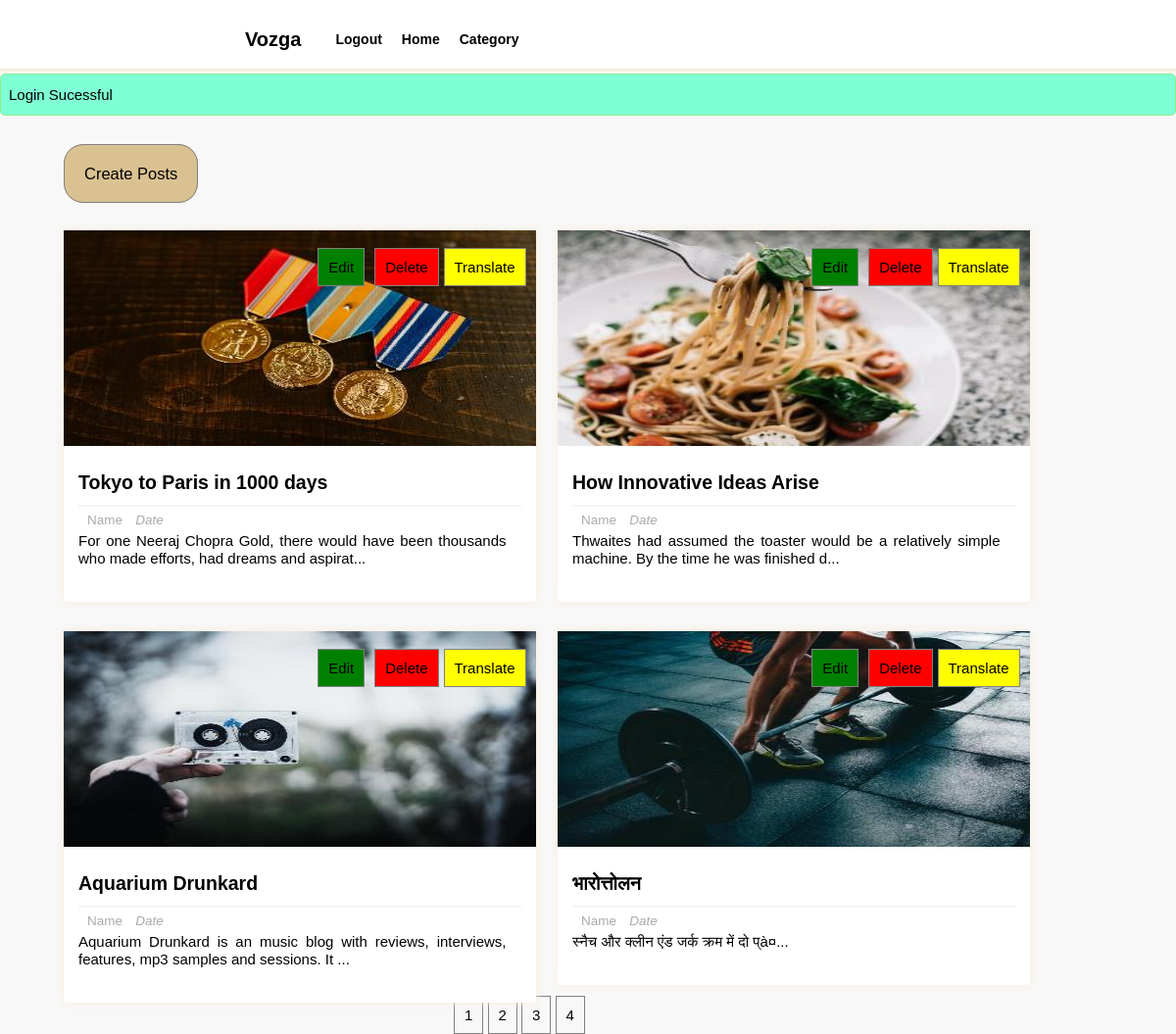
/user_dashboard.php?page=2 (signed in), run on the app's committed database.
### tables this page shows
CREATE TABLE `posts` (
  `p_id` int NOT NULL,
  `dup_id` int NOT NULL,
  `title` varchar(255) NOT NULL,
  `description` longtext NOT NULL,
  `category` varchar(255) NOT NULL,
  `image` varchar(255) NOT NULL,
  `user_id` int NOT NULL,
  `lang_code` varchar(255) NOT NULL
);

### user_dashboard.php (the view, shortened to what this page needs)
<?php
    require_once "includes/login_validate.php";
?>
<html lang="en">
<head>
    <link href="includes/style.css" rel="stylesheet" type="text/css" />
</head>
<body>
<div class="header-wrapper">
<header>
            <div class='logo'>
                <h3>Vozga</h3>
            </div>
            <div class="search-form">
                        <div class="icon">
                        </div>
                    </div>
            <ul class='list'>
                <li><a>Category<i class="fas fa-chevron-down" style="color:black; font-size: 14px; font-weight: 600; padding:5px;"></i></a>
                </li>
                <li><a href='homepage'>Home</a></li>
                <li><a href="includes/logout.php">Logout</a></li>
            </ul>
        </header>
</div>
<?php if(isset($_SESSION['message'])):?>
    <div class="msg <?php echo $_SESSION['type'];?>">
        <li><?php echo $_SESSION['message'];?></li>
    </div>
<?php endif;?>
<div class="manage-posts-admin">
    <div class="admin-manage">
        <ul>
            <li><a href="createpost.php">Create Posts</a></li>
        </ul>
    </div>
    <div class="main-content-admin">
        <?php
            $results_per_page=4;
            $userid=$_COOKIE['cookieuserid'];
            $sql="SELECT * FROM posts WHERE user_id='$userid'";
            $result=mysqli_query($con,$sql);
            $i=0;
            $num_of_result=mysqli_num_rows($result);
            $num_of_pages=ceil($num_of_result/$results_per_page);
            if(!isset($_GET['page'])){
                $page=1;
            }else{
                $page=$_GET['page'];
            }
            $start_limit=($page-1)*$results_per_page;
            $sql="SELECT * FROM posts WHERE user_id='$userid' LIMIT ".$start_limit.','.$results_per_page;
            $result=mysqli_query($con,$sql);
            if(mysqli_num_rows($result) > $i){
                while($row=mysqli_fetch_assoc($result)){
        ?>
        <div class="main-post-admin">
            <?php
                $output_image="images/resized408x220".$row['image'];
                $desc=$row['description'];
                $desc = substr($desc,0,100).'...';
            ?>
            <img class="image" src="<?php echo $output_image;?>", alt="post_image">
            <div class="post-preview-wrapper">
                <a href="single?id=<?php echo $row['p_id'];?>" class="post-title"><?php echo $row['title'];?></a>
                <div class="post-preview">
                    <span class="author-name"><i class="fas fa-user"></i>Name</span>
                    <span class="post-date"><i class="fas fa-calendar-week">Date</i></span>
                    <p class="desc"><?php echo $desc; ?></p>
                </div>
            </div>
            <div class="btns">
                <ul class="edit-delete-btn">
                    <li>
                        <a href="editpost.php?id=<?php echo $row['p_id'];?>" class="btn edit-link">Edit</a>
                    </li>
                    <li>
                        <a href="deletepost.php?del_id=<?php echo  $row['p_id'];?>" class ="btn delete-link" onclick="return confirm('Are you sure you want to delete this?')">Delete</a>
                    </li>
                    <li>
                        <a href="translate.php?id=<?php echo $row['p_id'];?>" class="btn translate-link">Translate</a>
                    </li>
                </ul>
            </div>
        </div>
        <?php
                }
            }
            else{
                ?>
                <tr>
                    <th colspan="2">No results to display</th>
                </tr>
                <?php
            }
        ?>
    </div>
    <div class='index-dashboard'><center>
    <?php
    for($page=1;$page<=$num_of_pages;$page++)
    {
        echo '<a href="user_dashboard.php?page='.$page.'">'.$page.'</a> ';
    }   ?>
</div>
    </div>
</body>
</html>

### data on the page
posts: image (picture), title "Tokyo to Paris in 1000 days", description "For one Neeraj Chopra Gold, there would have been thousands who made efforts, had dreams and aspirat..."
posts: image (picture), title "How Innovative Ideas Arise", description "Thwaites had assumed the toaster would be a relatively simple machine. By the time he was finished d..."
posts: image (picture), title "Aquarium Drunkard", description "Aquarium Drunkard is an music blog with reviews, interviews, features, mp3 samples and sessions. It ..."
posts: image (picture), title "भारोत्तोलन", description "स्नैच और क्लीन एंड जर्क क्रम में दो प्à¤..."

### other printed values
$_SESSION['message'] "Login Sucessful"
